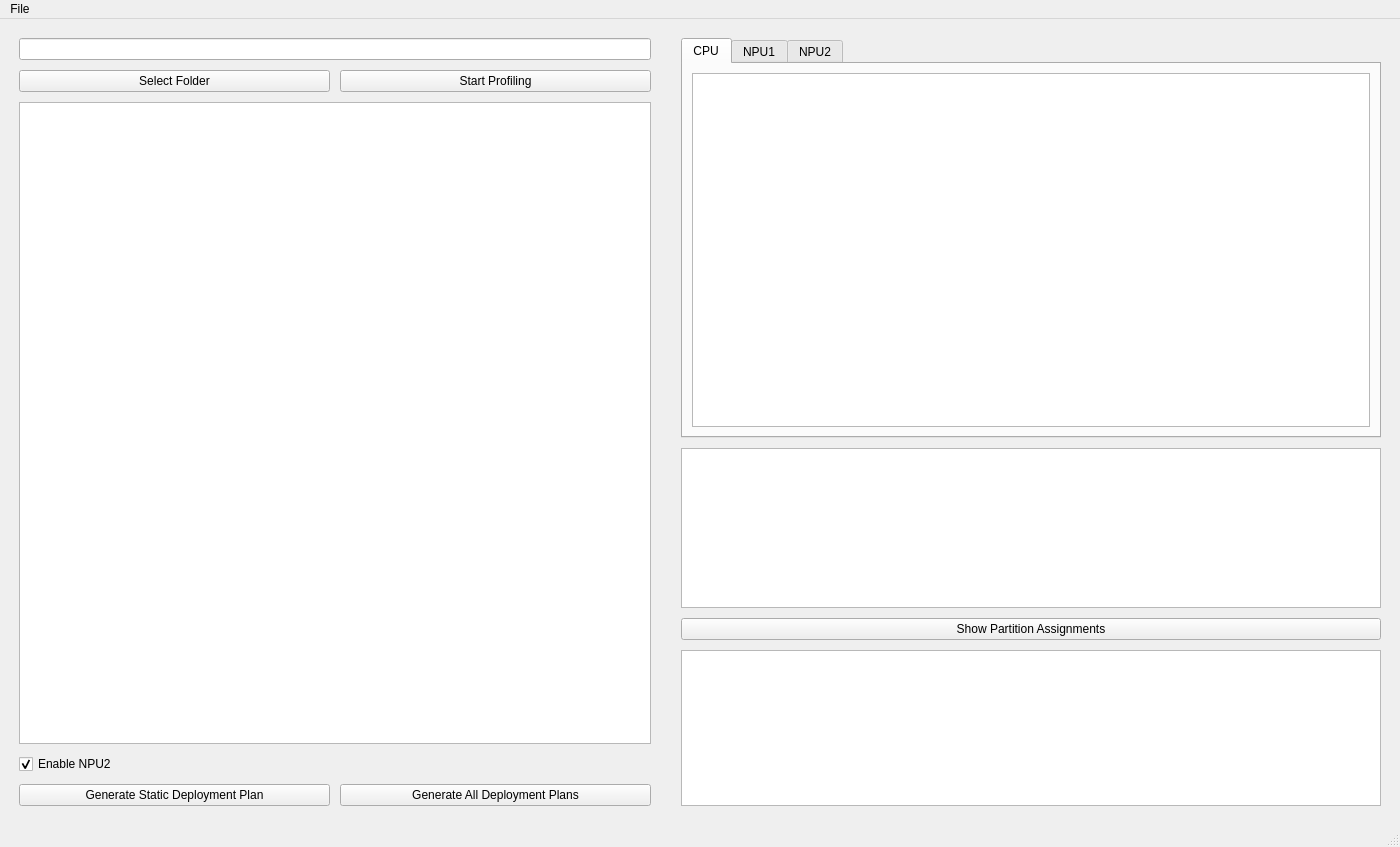
<?xml version="1.0" encoding="UTF-8"?>
<ui version="4.0">
 <class>ONNXProfiler</class>
 <widget class="QMainWindow" name="ONNXProfiler">
  <property name="geometry">
   <rect>
    <x>0</x>
    <y>0</y>
    <width>1400</width>
    <height>847</height>
   </rect>
  </property>
  <property name="windowTitle">
   <string>MPOpt: Optimized Multi-Model Deployment</string>
  </property>
  <widget class="QWidget" name="centralwidget">
   <layout class="QHBoxLayout" name="mainLayout">
    <property name="spacing">
     <number>10</number>
    </property>
    <item>
     <layout class="QVBoxLayout" name="leftLayout">
      <property name="spacing">
       <number>10</number>
      </property>
      <property name="leftMargin">
       <number>10</number>
      </property>
      <property name="topMargin">
       <number>10</number>
      </property>
      <property name="rightMargin">
       <number>10</number>
      </property>
      <property name="bottomMargin">
       <number>10</number>
      </property>
      <item>
       <widget class="QLineEdit" name="folder_input"/>
      </item>
      <item>
       <layout class="QHBoxLayout" name="button_layout">
        <item>
         <widget class="QPushButton" name="browse_button">
          <property name="text">
           <string>Select Folder</string>
          </property>
         </widget>
        </item>
        <item>
         <widget class="QPushButton" name="profile_button">
          <property name="text">
           <string>Start Profiling</string>
          </property>
         </widget>
        </item>
       </layout>
      </item>
      <item>
       <widget class="QTreeView" name="model_tree_view">
        <property name="sizePolicy">
         <sizepolicy hsizetype="Expanding" vsizetype="Expanding">
          <horstretch>0</horstretch>
          <verstretch>1</verstretch>
         </sizepolicy>
        </property>
        <property name="minimumSize">
         <size>
          <width>200</width>
          <height>550</height>
         </size>
        </property>
       </widget>
      </item>
      <item>
       <widget class="QCheckBox" name="npu2_enable_checkbox">
        <property name="text">
         <string>Enable NPU2</string>
        </property>
        <property name="checked">
         <bool>true</bool>
        </property>
       </widget>
      </item>
      <item>
       <layout class="QHBoxLayout" name="generate_buttons_layout">
        <item>
         <widget class="QPushButton" name="generate_static_button">
          <property name="text">
           <string>Generate Static Deployment Plan</string>
          </property>
         </widget>
        </item>
        <item>
         <widget class="QPushButton" name="generate_all_button">
          <property name="text">
           <string>Generate All Deployment Plans</string>
          </property>
         </widget>
        </item>
       </layout>
      </item>
     </layout>
    </item>
    <item>
     <layout class="QVBoxLayout" name="rightLayout">
      <property name="spacing">
       <number>10</number>
      </property>
      <property name="leftMargin">
       <number>10</number>
      </property>
      <property name="topMargin">
       <number>10</number>
      </property>
      <property name="rightMargin">
       <number>10</number>
      </property>
      <property name="bottomMargin">
       <number>10</number>
      </property>
      <item>
       <widget class="QTabWidget" name="result_tab_widget">
        <property name="minimumSize">
         <size>
          <width>500</width>
          <height>400</height>
         </size>
        </property>
        <widget class="QWidget" name="cpu_tab">
         <attribute name="title">
          <string>CPU</string>
         </attribute>
         <layout class="QVBoxLayout" name="cpu_layout">
          <item>
           <widget class="QTableWidget" name="cpu_table"/>
          </item>
         </layout>
        </widget>
        <widget class="QWidget" name="npu1_tab">
         <attribute name="title">
          <string>NPU1</string>
         </attribute>
         <layout class="QVBoxLayout" name="npu1_layout">
          <item>
           <widget class="QTableWidget" name="npu1_table"/>
          </item>
         </layout>
        </widget>
        <widget class="QWidget" name="npu2_tab">
         <attribute name="title">
          <string>NPU2</string>
         </attribute>
         <layout class="QVBoxLayout" name="npu2_layout">
          <item>
           <widget class="QTableWidget" name="npu2_table"/>
          </item>
         </layout>
        </widget>
       </widget>
      </item>
      <item>
       <widget class="QTableWidget" name="total_table">
        <property name="minimumSize">
         <size>
          <width>700</width>
          <height>160</height>
         </size>
        </property>
       </widget>
      </item>
      <item>
       <widget class="QPushButton" name="show_assignment_button">
        <property name="text">
         <string>Show Partition Assignments</string>
        </property>
       </widget>
      </item>
      <item>
       <widget class="QPlainTextEdit" name="log_output">
        <property name="minimumSize">
         <size>
          <width>500</width>
          <height>150</height>
         </size>
        </property>
        <property name="readOnly">
         <bool>true</bool>
        </property>
       </widget>
      </item>
     </layout>
    </item>
   </layout>
  </widget>
  <widget class="QMenuBar" name="menubar">
   <property name="geometry">
    <rect>
     <x>0</x>
     <y>0</y>
     <width>1400</width>
     <height>22</height>
    </rect>
   </property>
   <widget class="QMenu" name="menuFile">
    <property name="title">
     <string>File</string>
    </property>
    <addaction name="actionLoad_Test_Data"/>
    <addaction name="actionSave_Sample_Data"/>
    <addaction name="actionSettings"/>
   </widget>
   <addaction name="menuFile"/>
  </widget>
  <widget class="QStatusBar" name="statusbar"/>
  <action name="actionLoad_Test_Data">
   <property name="text">
    <string>Load Sample Data</string>
   </property>
  </action>
  <action name="actionSave_Sample_Data">
   <property name="text">
    <string>Save Sample Data</string>
   </property>
  </action>
  <action name="actionSettings">
   <property name="text">
    <string>Settings...</string>
   </property>
  </action>
 </widget>
 <resources/>
 <connections/>
</ui>
